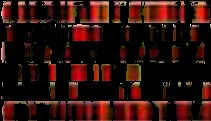
#> input picture lehmann/red.jpg, 211 x 121 px, given in place of UNS.png, which was not available; the run also reads 7 pictures not shown here
$ jupyter execute check_TNBC_subtypes_lehmann.ipynb
#> lines starting #> are read from the running program, lines starting #| are printed output that depends on the picture; after the words box and inside, x2 and y2 are one past the last pixel; in counts of white or black regions, pixels touching at a corner belong together; pictures that were not available may be replaced by others from this repository, and a replacement may not be noted
[cell 1]
import cv2

[cell 2]
import sys
import os

[cell 3]
import numpy as np
import pandas as pd

[cell 4]
os.chdir('/home/shuzh/TidyBC/7_AtypicalMatching/lehmann')

[cell 5]
UNS = cv2.imread("UNS.png")
#> UNS is the input picture: shape (121, 211, 3); mean B, G, R 13.1, 17.1, 44.6

[cell 6]
labels = cv2.imread('labels.png')
EGFR = cv2.imread('EGFR.png')
MKI67 = cv2.imread('MKI67.png')
MYC = cv2.imread('MYC.png')
SNAI2 = cv2.imread('SNAI2.png')
CDH1 = cv2.imread('CDH1.png')
TWIST1 = cv2.imread('TWIST1.png')

[cell 7]
labels.shape
#> Out = (18, 1090, 3)

[cell 8]
cut0 = 0 # UNS
cut1 = 138 # BL1
cut2 = 328 # BL2
cut3 = 483 # IM
cut4 = 687 # M
cut5 = 888 # MSL
cut6 = 965 # LAR

[cell 9]
cuts = np.array([138,328,483,687,888,965])

[cell 10]
def get_green_red_channels(img):
    img_hsv = cv2.cvtColor(img, cv2.COLOR_BGR2HSV)
#> img_hsv: shape (121, 211, 3); mean H, S, V 36.5, 187.4, 45.1

    mask_green = cv2.inRange(img_hsv, (36, 25, 25), (70, 255,255))
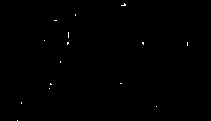
#> mask_green: shape (121, 211); 0.18% white in thin lines or dots, all inside (x1, y1, x2, y2) = (17, 3, 188, 121)
    mask_red1 = cv2.inRange(img_hsv, (0, 70, 50), (10, 255, 255))
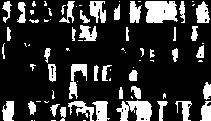
#> mask_red1: shape (121, 211); 20.8% white; 78 white regions (36 under 20 px), largest, box (x1, y1, x2, y2) and area: (145, 1, 178, 23) 609, (116, 100, 152, 121) 486, (69, 64, 87, 99) 277
    mask_red2 = cv2.inRange(img_hsv, (170, 70, 50), (180, 255, 255))
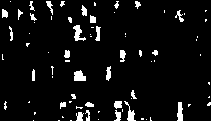
#> mask_red2: shape (121, 211); 6.1% white; 78 white regions (50 under 20 px), largest, box (x1, y1, x2, y2) and area: (73, 25, 86, 41) 101, (74, 70, 86, 81) 101, (177, 102, 183, 121) 90
    mask_orange = cv2.inRange(img_hsv, (10, 100, 20), (25, 255, 255))
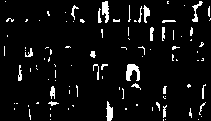
#> mask_orange: shape (121, 211); 6% white; 103 white regions (78 under 20 px), largest, box (x1, y1, x2, y2) and area: (126, 64, 140, 81) 152, (102, 1, 109, 23) 108, (106, 101, 113, 121) 94
    mask_yellow = cv2.inRange(img_hsv, (21, 39, 64), (40, 255, 255))
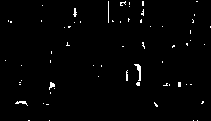
#> mask_yellow: shape (121, 211); 1.5% white in thin lines or dots

    imask_red1 = mask_red1>0
    imask_red2 = mask_red2>0
    imask_orange = mask_orange>0
    imask_yellow = mask_yellow>0
#> imask_yellow: shape (121, 211) bool; 1.5% white in thin lines or dots
    red = np.zeros_like(img, np.uint8)
    red[imask_red1] = img[imask_red1]
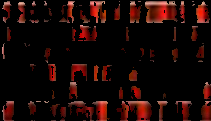
#> red: shape (121, 211, 3); mean B, G, R 5.7, 7.9, 25.4
    red[imask_red2] = img[imask_red2]
    red[imask_orange] = img[imask_orange]
    red[imask_yellow] = img[imask_yellow]
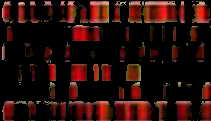
#> red: shape (121, 211, 3); mean B, G, R 9.9, 13.6, 38.4

    imask_green = mask_green>0
    green = np.zeros_like(img, np.uint8)
    green[imask_green] = img[imask_green]

    return red, green

[cell 11]
red,green = get_green_red_channels(UNS)

[cell 12]
green_gray = cv2.cvtColor(green, cv2.COLOR_BGR2GRAY)
red_gray = cv2.cvtColor(red, cv2.COLOR_BGR2GRAY)
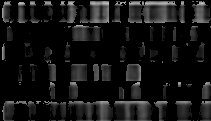
#> red_gray: shape (121, 211); min 0, max 190, mean 20.6

[cell 13]
cv2.imwrite("red_gray.png", red_gray)
#> Out = True

[cell 14]
cv2.imwrite("green_gray.png", green_gray)
#> Out = True

[cell 15]
red_gray.max()
#> Out = 190

[cell 16]
green_gray.max()
#> Out = 177

[cell 17]
def get_expression(red, green):
    green_gray = cv2.cvtColor(green, cv2.COLOR_BGR2GRAY)
    red_gray = cv2.cvtColor(red, cv2.COLOR_BGR2GRAY)
    green_std = np.interp(green_gray, (0,green_gray.max()), (0, -2))
    red_std = np.interp(red_gray, (0,red_gray.max()), (0, 2))
    return np.mean(green_std) + np.mean(red_std)

[cell 18]
def process_images(img, cuts):
    UNS = img[:, 0:cuts[0], :]
    BL1 = img[:, cuts[0]:cuts[1], :]
    BL2 = img[:, cuts[1]:cuts[2], :]
    IM = img[:, cuts[2]:cuts[3], :]
    M = img[:, cuts[3]:cuts[4], :]
    MSL = img[:, cuts[4]:cuts[5], :]
    LAR = img[:, cuts[5]:, :]

    dict_subtypes = {'UNS': UNS, 'BL1': BL1, 'BL2': BL2, 'IM': IM, 'M': M, 'MSL': MSL,'LAR': LAR}
    list_subtypes = list(dict_subtypes.items())
#> list_subtypes = 7 items
    lst = []
    for i in range(7):
        key, subtype = list_subtypes[i]
        red, green = get_green_red_channels(subtype)
        lst.append(get_expression(red,green))
#> this loop made 7 passes
#> key on passes 1 to 7: 'UNS', 'BL1', 'BL2', 'IM', 'M', 'MSL', 'LAR'
#> after the loop, lst = [-0.212, -0.428, 0.192, -0.412, -0.00201, -0.0865, 0.127]
    return lst

[cell 19]
process_images

[cell 20]
EGFR_lst = process_images(EGFR, cuts)
#> EGFR_lst has the same summary as lst in process_images
MKI67_lst = process_images(MKI67, cuts)
#> the loop in process_images (call 2), `for i in range(7):` made 7 passes
#> MKI67_lst = [0.294, 0.299, -0.248, 0.15, 0.069, -0.764, -0.708]
CDH1_lst = process_images(CDH1, cuts)
#> CDH1_lst = [-0.379, 0.012, 0.195, 1.44e-05, -0.0907, -0.149, 0.283]
MYC_lst = process_images(MYC, cuts)
#> MYC_lst = [0.298, 0.42, -0.0932, 0.187, -0.0107, -0.389, -0.831]
SNAI2_lst = process_images(SNAI2, cuts)
#> SNAI2_lst = [-0.223, -0.23, 0.0667, -0.665, 0.397, 0.371, 0.0409]
TWIST1_lst = process_images(TWIST1, cuts)
#> TWIST1_lst = [-0.423, -0.333, 0.148, -0.251, 0.158, 0.506, -0.22]

[cell 21]
d = {"EGFR": EGFR_lst, "MKI67": MKI67_lst , "CDH1": CDH1_lst, "MYC": MYC_lst, "SNAI2": SNAI2_lst, "TWIST1": TWIST1_lst}
df = pd.DataFrame(d)
#> df = table of 7 rows and 6 columns

[cell 22]
df.index = ['UNS', "BL1", "BL2", "IM","M", "MSL", "LAR"]

[cell 23]
df
#> Out = table of 7 rows and 6 columns
